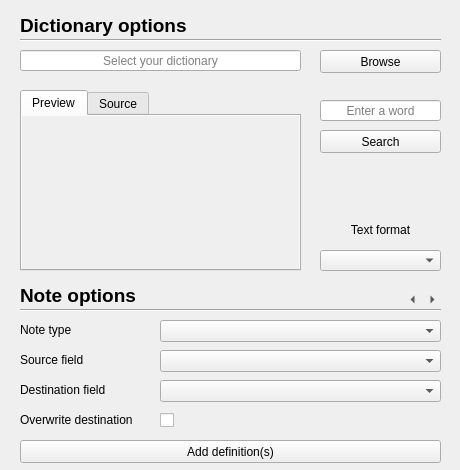
<?xml version="1.0" encoding="UTF-8"?>
<ui version="4.0">
 <class>Dialog</class>
 <widget class="QDialog" name="Dialog">
  <property name="geometry">
   <rect>
    <x>0</x>
    <y>0</y>
    <width>460</width>
    <height>470</height>
   </rect>
  </property>
  <property name="windowTitle">
   <string>Waydict</string>
  </property>
  <property name="layoutDirection">
   <enum>Qt::LeftToRight</enum>
  </property>
  <widget class="QLabel" name="dictionary_options_label">
   <property name="geometry">
    <rect>
     <x>20</x>
     <y>10</y>
     <width>191</width>
     <height>31</height>
    </rect>
   </property>
   <property name="font">
    <font>
     <pointsize>14</pointsize>
     <weight>75</weight>
     <bold>true</bold>
    </font>
   </property>
   <property name="text">
    <string>Dictionary options</string>
   </property>
   <property name="textInteractionFlags">
    <set>Qt::LinksAccessibleByMouse|Qt::TextSelectableByMouse</set>
   </property>
  </widget>
  <widget class="Line" name="dictionary_options_line">
   <property name="geometry">
    <rect>
     <x>20</x>
     <y>30</y>
     <width>421</width>
     <height>20</height>
    </rect>
   </property>
   <property name="orientation">
    <enum>Qt::Horizontal</enum>
   </property>
  </widget>
  <widget class="QLineEdit" name="dictionary_title">
   <property name="geometry">
    <rect>
     <x>20</x>
     <y>50</y>
     <width>281</width>
     <height>21</height>
    </rect>
   </property>
   <property name="focusPolicy">
    <enum>Qt::NoFocus</enum>
   </property>
   <property name="acceptDrops">
    <bool>true</bool>
   </property>
   <property name="locale">
    <locale language="English" country="UnitedStates"/>
   </property>
   <property name="alignment">
    <set>Qt::AlignCenter</set>
   </property>
   <property name="readOnly">
    <bool>true</bool>
   </property>
   <property name="placeholderText">
    <string>Select your dictionary</string>
   </property>
  </widget>
  <widget class="QPushButton" name="browse">
   <property name="geometry">
    <rect>
     <x>320</x>
     <y>50</y>
     <width>121</width>
     <height>23</height>
    </rect>
   </property>
   <property name="focusPolicy">
    <enum>Qt::NoFocus</enum>
   </property>
   <property name="locale">
    <locale language="English" country="UnitedStates"/>
   </property>
   <property name="text">
    <string>Browse</string>
   </property>
   <property name="icon">
    <iconset resource="resources.qrc">
     <normaloff>:/icons/browse</normaloff>:/icons/browse</iconset>
   </property>
  </widget>
  <widget class="QTabWidget" name="tabWidget">
   <property name="geometry">
    <rect>
     <x>20</x>
     <y>90</y>
     <width>281</width>
     <height>181</height>
    </rect>
   </property>
   <property name="focusPolicy">
    <enum>Qt::NoFocus</enum>
   </property>
   <property name="currentIndex">
    <number>0</number>
   </property>
   <widget class="QWidget" name="preview">
    <attribute name="title">
     <string>Preview</string>
    </attribute>
    <widget class="DefinitionWebView" name="definition_preview" native="true">
     <property name="geometry">
      <rect>
       <x>0</x>
       <y>0</y>
       <width>281</width>
       <height>156</height>
      </rect>
     </property>
     <property name="autoFillBackground">
      <bool>true</bool>
     </property>
    </widget>
   </widget>
   <widget class="QWidget" name="source">
    <attribute name="title">
     <string>Source</string>
    </attribute>
    <widget class="QTextEdit" name="definition_source">
     <property name="geometry">
      <rect>
       <x>-1</x>
       <y>0</y>
       <width>281</width>
       <height>156</height>
      </rect>
     </property>
     <property name="styleSheet">
      <string notr="true"/>
     </property>
     <property name="readOnly">
      <bool>true</bool>
     </property>
     <property name="placeholderText">
      <string>The definition of the word should appear here after pressing the &quot;search&quot; button.</string>
     </property>
    </widget>
   </widget>
  </widget>
  <widget class="QLineEdit" name="word">
   <property name="geometry">
    <rect>
     <x>320</x>
     <y>100</y>
     <width>121</width>
     <height>21</height>
    </rect>
   </property>
   <property name="layoutDirection">
    <enum>Qt::LeftToRight</enum>
   </property>
   <property name="locale">
    <locale language="English" country="UnitedStates"/>
   </property>
   <property name="maxLength">
    <number>30</number>
   </property>
   <property name="alignment">
    <set>Qt::AlignCenter</set>
   </property>
   <property name="placeholderText">
    <string>Enter a word</string>
   </property>
  </widget>
  <widget class="QPushButton" name="search">
   <property name="geometry">
    <rect>
     <x>320</x>
     <y>130</y>
     <width>121</width>
     <height>23</height>
    </rect>
   </property>
   <property name="focusPolicy">
    <enum>Qt::NoFocus</enum>
   </property>
   <property name="locale">
    <locale language="English" country="UnitedStates"/>
   </property>
   <property name="text">
    <string>Search</string>
   </property>
   <property name="icon">
    <iconset resource="resources.qrc">
     <normaloff>:/icons/search</normaloff>:/icons/search</iconset>
   </property>
  </widget>
  <widget class="QLabel" name="text_format_label">
   <property name="geometry">
    <rect>
     <x>320</x>
     <y>220</y>
     <width>121</width>
     <height>21</height>
    </rect>
   </property>
   <property name="locale">
    <locale language="English" country="UnitedStates"/>
   </property>
   <property name="text">
    <string>Text format</string>
   </property>
   <property name="alignment">
    <set>Qt::AlignCenter</set>
   </property>
   <property name="textInteractionFlags">
    <set>Qt::LinksAccessibleByMouse|Qt::TextSelectableByMouse</set>
   </property>
  </widget>
  <widget class="QComboBox" name="text_format">
   <property name="geometry">
    <rect>
     <x>320</x>
     <y>250</y>
     <width>121</width>
     <height>21</height>
    </rect>
   </property>
   <property name="focusPolicy">
    <enum>Qt::NoFocus</enum>
   </property>
   <property name="locale">
    <locale language="English" country="UnitedStates"/>
   </property>
  </widget>
  <widget class="QStackedWidget" name="stackedWidget">
   <property name="geometry">
    <rect>
     <x>20</x>
     <y>280</y>
     <width>421</width>
     <height>191</height>
    </rect>
   </property>
   <property name="currentIndex">
    <number>0</number>
   </property>
   <widget class="QWidget" name="note_options">
    <widget class="QLabel" name="note_options_label">
     <property name="geometry">
      <rect>
       <x>0</x>
       <y>0</y>
       <width>191</width>
       <height>31</height>
      </rect>
     </property>
     <property name="font">
      <font>
       <pointsize>14</pointsize>
       <weight>75</weight>
       <bold>true</bold>
      </font>
     </property>
     <property name="text">
      <string>Note options</string>
     </property>
     <property name="textInteractionFlags">
      <set>Qt::LinksAccessibleByMouse|Qt::TextSelectableByMouse</set>
     </property>
    </widget>
    <widget class="Line" name="note_options_line">
     <property name="geometry">
      <rect>
       <x>0</x>
       <y>20</y>
       <width>421</width>
       <height>20</height>
      </rect>
     </property>
     <property name="font">
      <font>
       <weight>75</weight>
       <bold>true</bold>
      </font>
     </property>
     <property name="styleSheet">
      <string notr="true">border-color: red;</string>
     </property>
     <property name="orientation">
      <enum>Qt::Horizontal</enum>
     </property>
    </widget>
    <widget class="QLabel" name="note_type_label">
     <property name="geometry">
      <rect>
       <x>0</x>
       <y>40</y>
       <width>131</width>
       <height>21</height>
      </rect>
     </property>
     <property name="locale">
      <locale language="English" country="UnitedStates"/>
     </property>
     <property name="text">
      <string>Note type</string>
     </property>
     <property name="textInteractionFlags">
      <set>Qt::LinksAccessibleByMouse|Qt::TextSelectableByMouse</set>
     </property>
    </widget>
    <widget class="QComboBox" name="note_type">
     <property name="geometry">
      <rect>
       <x>140</x>
       <y>40</y>
       <width>281</width>
       <height>22</height>
      </rect>
     </property>
     <property name="focusPolicy">
      <enum>Qt::NoFocus</enum>
     </property>
     <property name="locale">
      <locale language="English" country="UnitedStates"/>
     </property>
    </widget>
    <widget class="QLabel" name="source_field_label">
     <property name="geometry">
      <rect>
       <x>0</x>
       <y>70</y>
       <width>131</width>
       <height>21</height>
      </rect>
     </property>
     <property name="locale">
      <locale language="English" country="UnitedStates"/>
     </property>
     <property name="text">
      <string>Source field</string>
     </property>
     <property name="textInteractionFlags">
      <set>Qt::LinksAccessibleByMouse|Qt::TextSelectableByMouse</set>
     </property>
    </widget>
    <widget class="QComboBox" name="source_field">
     <property name="geometry">
      <rect>
       <x>140</x>
       <y>70</y>
       <width>281</width>
       <height>22</height>
      </rect>
     </property>
     <property name="focusPolicy">
      <enum>Qt::NoFocus</enum>
     </property>
     <property name="locale">
      <locale language="English" country="UnitedStates"/>
     </property>
    </widget>
    <widget class="QLabel" name="destination_field_label">
     <property name="geometry">
      <rect>
       <x>0</x>
       <y>100</y>
       <width>131</width>
       <height>21</height>
      </rect>
     </property>
     <property name="locale">
      <locale language="English" country="UnitedStates"/>
     </property>
     <property name="text">
      <string>Destination field</string>
     </property>
     <property name="textInteractionFlags">
      <set>Qt::LinksAccessibleByMouse|Qt::TextSelectableByMouse</set>
     </property>
    </widget>
    <widget class="QComboBox" name="destination_field">
     <property name="geometry">
      <rect>
       <x>140</x>
       <y>100</y>
       <width>281</width>
       <height>22</height>
      </rect>
     </property>
     <property name="focusPolicy">
      <enum>Qt::NoFocus</enum>
     </property>
     <property name="locale">
      <locale language="English" country="UnitedStates"/>
     </property>
    </widget>
    <widget class="QLabel" name="overwrite_destination_label">
     <property name="geometry">
      <rect>
       <x>0</x>
       <y>130</y>
       <width>131</width>
       <height>21</height>
      </rect>
     </property>
     <property name="locale">
      <locale language="English" country="UnitedStates"/>
     </property>
     <property name="text">
      <string>Overwrite destination</string>
     </property>
     <property name="textInteractionFlags">
      <set>Qt::LinksAccessibleByMouse|Qt::TextSelectableByMouse</set>
     </property>
    </widget>
    <widget class="QCheckBox" name="overwrite_destination">
     <property name="geometry">
      <rect>
       <x>140</x>
       <y>130</y>
       <width>81</width>
       <height>21</height>
      </rect>
     </property>
     <property name="focusPolicy">
      <enum>Qt::NoFocus</enum>
     </property>
     <property name="locale">
      <locale language="English" country="UnitedStates"/>
     </property>
     <property name="text">
      <string/>
     </property>
    </widget>
    <widget class="QPushButton" name="start">
     <property name="geometry">
      <rect>
       <x>0</x>
       <y>160</y>
       <width>421</width>
       <height>23</height>
      </rect>
     </property>
     <property name="focusPolicy">
      <enum>Qt::NoFocus</enum>
     </property>
     <property name="locale">
      <locale language="English" country="UnitedStates"/>
     </property>
     <property name="text">
      <string>Add definition(s)</string>
     </property>
     <property name="icon">
      <iconset resource="resources.qrc">
       <normaloff>:/icons/start</normaloff>:/icons/start</iconset>
     </property>
    </widget>
   </widget>
   <widget class="QWidget" name="regex_formatter">
    <widget class="QLabel" name="regex_formatter_label">
     <property name="geometry">
      <rect>
       <x>0</x>
       <y>0</y>
       <width>191</width>
       <height>31</height>
      </rect>
     </property>
     <property name="font">
      <font>
       <pointsize>14</pointsize>
       <weight>75</weight>
       <bold>true</bold>
      </font>
     </property>
     <property name="text">
      <string>Regex formatter</string>
     </property>
     <property name="textInteractionFlags">
      <set>Qt::LinksAccessibleByMouse|Qt::TextSelectableByMouse</set>
     </property>
    </widget>
    <widget class="Line" name="regex_formatter_line">
     <property name="geometry">
      <rect>
       <x>0</x>
       <y>20</y>
       <width>421</width>
       <height>20</height>
      </rect>
     </property>
     <property name="font">
      <font>
       <weight>75</weight>
       <bold>true</bold>
      </font>
     </property>
     <property name="styleSheet">
      <string notr="true">border-color: red;</string>
     </property>
     <property name="orientation">
      <enum>Qt::Horizontal</enum>
     </property>
    </widget>
    <widget class="QListWidget" name="regex_list">
     <property name="geometry">
      <rect>
       <x>0</x>
       <y>40</y>
       <width>421</width>
       <height>111</height>
      </rect>
     </property>
     <property name="focusPolicy">
      <enum>Qt::NoFocus</enum>
     </property>
     <property name="styleSheet">
      <string notr="true">QListWidget{background-color: transparent;}</string>
     </property>
     <property name="verticalScrollBarPolicy">
      <enum>Qt::ScrollBarAlwaysOff</enum>
     </property>
     <property name="horizontalScrollBarPolicy">
      <enum>Qt::ScrollBarAlwaysOff</enum>
     </property>
    </widget>
    <widget class="QPushButton" name="add">
     <property name="geometry">
      <rect>
       <x>0</x>
       <y>160</y>
       <width>131</width>
       <height>23</height>
      </rect>
     </property>
     <property name="focusPolicy">
      <enum>Qt::NoFocus</enum>
     </property>
     <property name="locale">
      <locale language="English" country="UnitedStates"/>
     </property>
     <property name="text">
      <string>Add</string>
     </property>
     <property name="icon">
      <iconset resource="resources.qrc">
       <normaloff>:/icons/add</normaloff>:/icons/add</iconset>
     </property>
    </widget>
    <widget class="QPushButton" name="remove">
     <property name="geometry">
      <rect>
       <x>140</x>
       <y>160</y>
       <width>141</width>
       <height>23</height>
      </rect>
     </property>
     <property name="focusPolicy">
      <enum>Qt::NoFocus</enum>
     </property>
     <property name="locale">
      <locale language="English" country="UnitedStates"/>
     </property>
     <property name="text">
      <string>Remove</string>
     </property>
     <property name="icon">
      <iconset resource="resources.qrc">
       <normaloff>:/icons/remove</normaloff>:/icons/remove</iconset>
     </property>
    </widget>
    <widget class="QPushButton" name="clone">
     <property name="geometry">
      <rect>
       <x>290</x>
       <y>160</y>
       <width>131</width>
       <height>23</height>
      </rect>
     </property>
     <property name="focusPolicy">
      <enum>Qt::NoFocus</enum>
     </property>
     <property name="locale">
      <locale language="English" country="UnitedStates"/>
     </property>
     <property name="text">
      <string>Clone</string>
     </property>
     <property name="icon">
      <iconset resource="resources.qrc">
       <normaloff>:/icons/clone</normaloff>:/icons/clone</iconset>
     </property>
    </widget>
   </widget>
  </widget>
  <widget class="QToolButton" name="next">
   <property name="geometry">
    <rect>
     <x>420</x>
     <y>290</y>
     <width>25</width>
     <height>19</height>
    </rect>
   </property>
   <property name="styleSheet">
    <string notr="true">border: none; background: transparent;</string>
   </property>
   <property name="arrowType">
    <enum>Qt::RightArrow</enum>
   </property>
  </widget>
  <widget class="QToolButton" name="prev">
   <property name="geometry">
    <rect>
     <x>400</x>
     <y>290</y>
     <width>25</width>
     <height>19</height>
    </rect>
   </property>
   <property name="styleSheet">
    <string notr="true">border: none; background: transparent;</string>
   </property>
   <property name="arrowType">
    <enum>Qt::LeftArrow</enum>
   </property>
  </widget>
 </widget>
 <customwidgets>
  <customwidget>
   <class>DefinitionWebView</class>
   <extends>QWidget</extends>
   <header>definitionwebview</header>
   <container>1</container>
  </customwidget>
 </customwidgets>
 <resources>
  <include location="resources.qrc"/>
 </resources>
 <connections/>
</ui>
